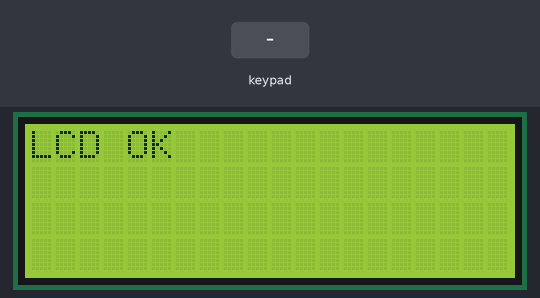
Recording of a sketch running on a simulated Arduino Uno, built with avr-gcc and run on an emulated ATmega328P. On the bench: 20×4 character LCD. The test bench sets the inputs (shaded band).

Above: at 0.1 s.
3.3 s: keypad keys 1 2 * pressed 0.4 s apart
At 5.2 s:
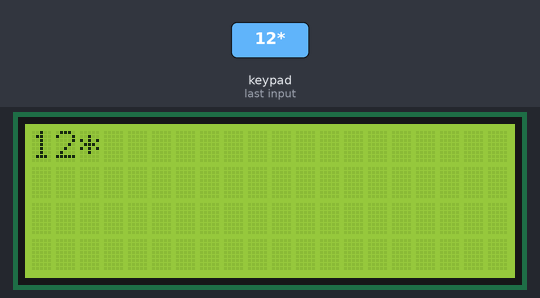
6.0 s: key 'A' pressed
At 6.7 s:
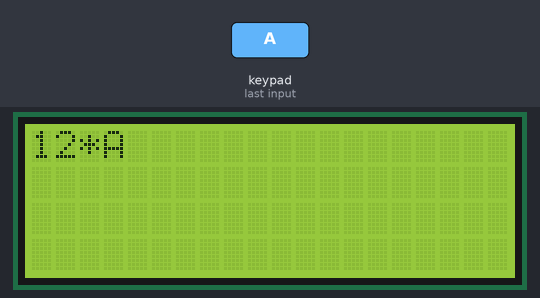
7.5 s: key 'B' pressed
At 7.8 s:
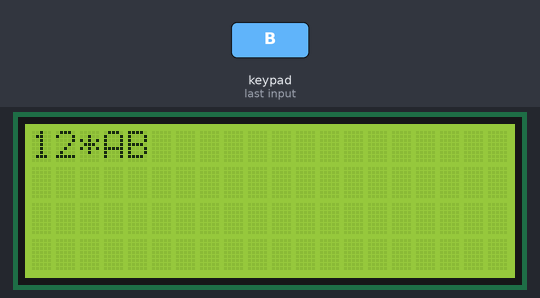
9.0 s: keypad keys 1 2 A pressed 0.4 s apart
At 10.7 s:
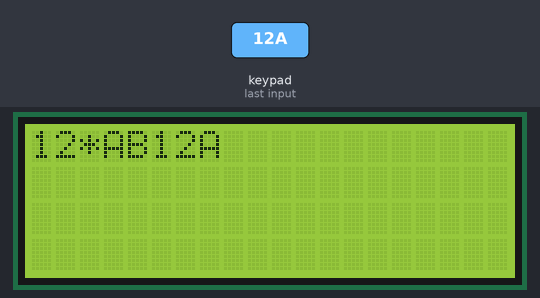
11.7 s: key 'C' pressed
13.2 s: keypad keys 1 2 D pressed 0.4 s apart
At 15.2 s:
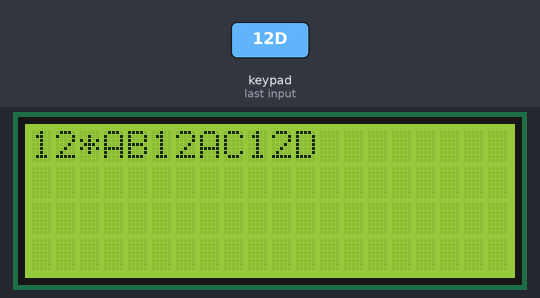
Timing chart, 0 to 16.7 s (numbered marks = the images above; inputs shaded):
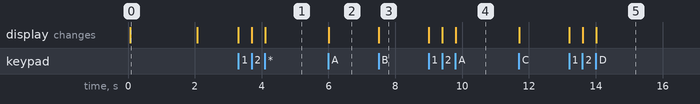

The sketch:

Keypad-Affichage-LCD.ino
```cpp
#include <LiquidCrystal.h> // Inclusion de la librairie pour afficheur LCD
#include <Keypad.h> // inclusion de la librairie pour clavier matriciel

const byte LIGNES = 4; // 4 lignes
const byte COLONNES = 4; //4 colonnes

// --- constantes des broches ---
const int C4=2; //declaration constante de broche
const int C3=3; //declaration constante de broche
const int C2=4; //declaration constante de broche
const int C1=5; //declaration constante de broche
const int RS=8; //declaration constante de broche
const int E=9; //declaration constante de broche
const int D4=10; //declaration constante de broche
const int D5=11; //declaration constante de broche
const int D6=12; //declaration constante de broche
const int D7=13; //declaration constante de broche
const int L4=16; //declaration constante de broche
const int L3=17; //declaration constante de broche
const int L2=18; //declaration constante de broche
const int L1=19; //declaration constante de broche

//--- Définition des touches
char touches[LIGNES][COLONNES] = {
  {'1','2','3','A'},
  {'4','5','6','B'},
  {'7','8','9','C'},
  {'*','0','#','D'}
};

// tableaux de lignes et colonnes
byte BrochesLignes[LIGNES] = {L1, L2, L3, L4}; //connexions utilisées pour les broches de lignes du clavier
byte BrochesColonnes[COLONNES] = {C1, C2, C3, C4}; //connexions utilisées pour les broches de colonnes du clavier

char touche; // variable de stockage valeur touche appuyée


// --- Déclaration des objets utiles pour les fonctionnalités utilisées ---
LiquidCrystal lcd(RS, E, D4, D5, D6, D7);// Création d'un objet LiquidCrystal = initialisation LCD en mode 4 bits
// création d'un objet keypad = initialisation clavier
Keypad clavier = Keypad( makeKeymap(touches), BrochesLignes, BrochesColonnes, LIGNES, COLONNES );
// les broches de lignes sont automatiquement configurées en ENTREE avec pullup interne activé
// les broches de colonnes sont automatiquement configurées en SORTIE


//**************** FONCTION SETUP = Code d'initialisation *****
// La fonction setup() est exécutée en premier et 1 seule fois, au démarrage du programme

void setup()   { // debut de la fonction setup()
lcd.begin(20,4); // Initialise le LCD avec 20 colonnes x 4 lignes

delay(10); // pause rapide pour laisser temps initialisation

// Test du LCD

lcd.print("LCD OK") ; // affiche la chaîne texte - message de test
delay(2000); // pause de 2 secondes

lcd.clear(); // // efface écran et met le curseur en haut à gauche
delay(10); // pour laisser temps effacer écran
// les broches de lignes et d'entrée sont configurées automatiquement lors de l'initialisation du clavier
// ------- Activation du rappel au + interne des broches en entrée si nécessaire -------

}

void loop(){ // debut de la fonction loop()
touche = clavier.getKey(); // lecture de la touche appuyée
if (touche != NO_KEY){ // si une touche a été frappée -- gestion de la touche appuyée
  if (touche=='#') lcd.clear(); else lcd.print(touche); // efface écran si appui # sinon  affiche touche
  delay(300);
} // fin gestion de la touche appuyée

}
// --- Fin programme ---
```

Measured:
- after the input at 3.3 s, the display: first changes at once (image 1 shows a later state)
- after the input at 6.0 s, the display: changes at once (image 2)
- after the input at 7.5 s, the display: changes at once (image 3)
- after the input at 9.0 s, the display: first changes at once (image 4 shows a later state)
- after the input at 13.2 s, the display: first changes at once (image 5 shows a later state)
- what the display in image 0 shows lasts 2.0 s, from 0.1 s to 2.1 s
